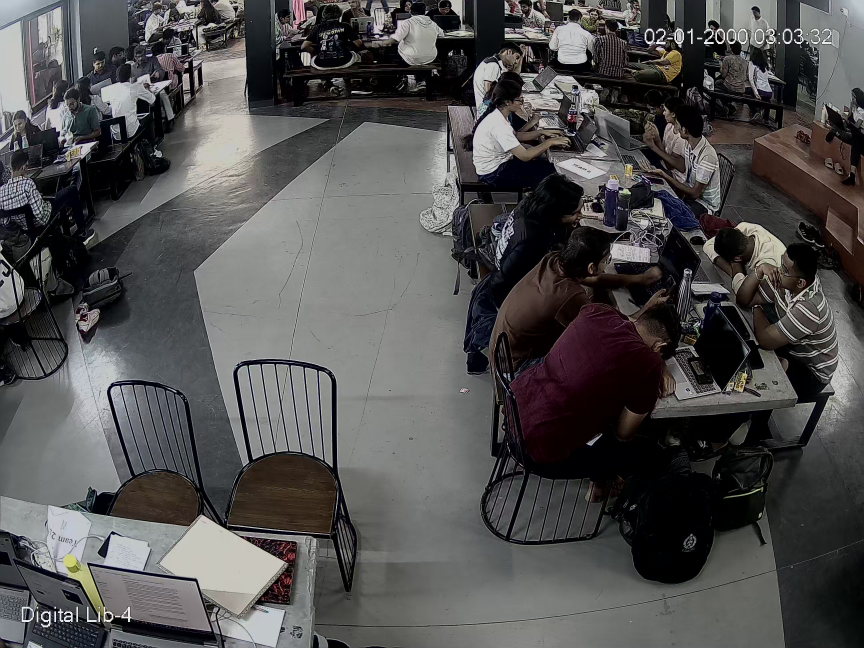
#> input picture evidence/snapshots/20260806_122437.jpg, 2592 x 1944 px (shown at 1/3 size)
$ python -i health_monitor.py   (imports and definitions only)   (older library calls are emulated)
#> lines starting #> are read from the running program, lines starting #| are printed output that depends on the picture
"""
Camera Health Monitor for CamShield
Detects VISUAL tampering directly from the video stream.

Output JSON:
{
    "health_score": float,      # 0.0 (dead) → 1.0 (perfect)
    "blur": bool,               # Laplacian variance drop
    "brightness": float,        # 0.0–1.0 mean pixel brightness
    "freeze": bool,             # SSIM too high for N frames
    "obstruction": bool,        # near-black or near-uniform frame
    "angle_tampered": bool,     # scene structure changed vs baseline
    "color_change": bool        # RGB channel distribution shifted
}

Pipeline position:
    Camera Feed → CameraHealthMonitor → Event Fusion
"""

import logging
import time
from collections import deque
from typing import Any, Deque, Dict, List, Optional, Tuple

import cv2
import numpy as np

logger = logging.getLogger(__name__)

# ---------------------------------------------------------------------------
# Defaults / tuneable constants
# ---------------------------------------------------------------------------
_BLUR_THRESHOLD          = 80.0     # Laplacian variance below this → blurry
_BRIGHTNESS_LOW          = 0.08     # mean/255 below this → too dark
_BRIGHTNESS_HIGH         = 0.92     # mean/255 above this → overexposed
_FREEZE_SSIM_THRESHOLD   = 0.997    # SSIM above this → frozen
_FREEZE_CONFIRM_FRAMES   = 8        # consecutive frozen frames to confirm
_OBSTRUCTION_STD_THRESH  = 8.0      # pixel std-dev below this → blocked
_ANGLE_SSIM_THRESHOLD    = 0.55     # SSIM vs baseline below this → angle changed
_COLOR_SHIFT_THRESHOLD   = 25.0     # per-channel mean shift vs baseline (0-255)

# Score penalty per active issue (sum subtracted from 1.0)
_ISSUE_PENALTIES = {
    "blur":          0.20,
    "freeze":        0.35,
    "obstruction":   0.40,
    "angle_tampered":0.30,
    "color_change":  0.15,
    "brightness":    0.10,
}


# [14 lines left out: function _ssim_gray, not called in this run]


class CameraHealthMonitor:
    """
    Visual-layer camera health checker.

    Usage
    -----
    >>> monitor = CameraHealthMonitor()
    >>> monitor.set_baseline(first_good_frame)   # optional but recommended
    >>> report = monitor.check(frame)
    >>> print(report)   # dict matching the spec
    """

    def __init__(
        self,
        blur_threshold:           float = _BLUR_THRESHOLD,
        brightness_low:           float = _BRIGHTNESS_LOW,
        brightness_high:          float = _BRIGHTNESS_HIGH,
        freeze_ssim_threshold:    float = _FREEZE_SSIM_THRESHOLD,
        freeze_confirm_frames:    int   = _FREEZE_CONFIRM_FRAMES,
        obstruction_std_threshold:float = _OBSTRUCTION_STD_THRESH,
        angle_ssim_threshold:     float = _ANGLE_SSIM_THRESHOLD,
        color_shift_threshold:    float = _COLOR_SHIFT_THRESHOLD,
    ) -> None:
        self.blur_threshold            = blur_threshold
        self.brightness_low            = brightness_low
        self.brightness_high           = brightness_high
        self.freeze_ssim_threshold     = freeze_ssim_threshold
        self.freeze_confirm_frames     = freeze_confirm_frames
        self.obstruction_std_threshold = obstruction_std_threshold
        self.angle_ssim_threshold      = angle_ssim_threshold
        self.color_shift_threshold     = color_shift_threshold

        # Internal state
        self._prev_gray:        Optional[np.ndarray] = None
        self._baseline_gray:    Optional[np.ndarray] = None
        self._baseline_bgr_means: Optional[np.ndarray] = None   # [B, G, R]
        self._freeze_streak:    int = 0

    # ------------------------------------------------------------------
    # Baseline
    # ------------------------------------------------------------------

    # [11 lines left out: function set_baseline, not called in this run]

    # ------------------------------------------------------------------
    # Main check
    # ------------------------------------------------------------------

    def check(self, frame: Optional[np.ndarray]) -> Dict[str, Any]:
        """
        Evaluate one frame and return the camera_health dict.

        Parameters
        ----------
        frame : BGR np.ndarray or None (None = disconnected / read failure)

        Returns
        -------
        dict  matching the CamShield camera_health schema
        """
        if frame is None or not isinstance(frame, np.ndarray) or frame.size == 0:
            return self._disconnected_report()

        gray = self._to_gray(frame)
        small_gray = cv2.resize(gray, (320, 240))

        # -- Individual checks -------------------------------------------
        blur        = self._check_blur(gray)
        brightness  = self._check_brightness(gray)
        freeze      = self._check_freeze(small_gray)
        obstruction = self._check_obstruction(gray)
        angle_tampered = self._check_angle(small_gray)
        color_change   = self._check_color(frame)

        # -- Brightness flag (outside normal window) ----------------------
        brightness_flag = (brightness < self.brightness_low or
                           brightness > self.brightness_high)

        # -- Health score -------------------------------------------------
        active_issues = {
            "blur":           blur,
            "freeze":         freeze,
            "obstruction":    obstruction,
            "angle_tampered": angle_tampered,
            "color_change":   color_change,
            "brightness":     brightness_flag,
        }
        penalty = sum(v for k, v in _ISSUE_PENALTIES.items() if active_issues.get(k, False))
        health_score = round(max(0.0, 1.0 - penalty), 3)

        report: Dict[str, Any] = {
            "health_score":   health_score,
            "blur":           blur,
            "brightness":     round(brightness, 4),
            "freeze":         freeze,
            "obstruction":    obstruction,
            "angle_tampered": angle_tampered,
            "color_change":   color_change,
            "timestamp":      time.time(),
        }

        if health_score < 1.0:
            issues = [k for k, v in active_issues.items() if v]
            logger.warning(f"[HEALTH] issues={issues}  score={health_score}")

        # Update prev frame for next call
        self._prev_gray = small_gray
        return report

    # [5 lines left out: function reset, not called in this run]

    # ------------------------------------------------------------------
    # Individual detectors
    # ------------------------------------------------------------------

    def _check_blur(self, gray: np.ndarray) -> bool:
        """Laplacian variance — low variance = blurry / lens smeared."""
        variance = cv2.Laplacian(gray, cv2.CV_64F).var()
        return bool(variance < self.blur_threshold)

    def _check_brightness(self, gray: np.ndarray) -> float:
        """Mean pixel brightness normalised to 0–1."""
        return float(np.mean(gray)) / 255.0

    def _check_freeze(self, small_gray: np.ndarray) -> bool:
        """SSIM between current and previous frame — near 1.0 = frozen."""
        if self._prev_gray is None or self._prev_gray.shape != small_gray.shape:
            return False
        ssim = _ssim_gray(small_gray, self._prev_gray)
        if ssim >= self.freeze_ssim_threshold:
            self._freeze_streak += 1
        else:
            self._freeze_streak = 0
        return self._freeze_streak >= self.freeze_confirm_frames

    def _check_obstruction(self, gray: np.ndarray) -> bool:
        """
        Near-uniform or near-black frame = lens blocked.
        Uses pixel std-dev: very low std means almost flat image.
        """
        std = float(np.std(gray))
        mean = float(np.mean(gray))
        # Either extremely low std (uniform colour) or very dark
        return std < self.obstruction_std_threshold or mean < 8.0

    def _check_angle(self, small_gray: np.ndarray) -> bool:
        """SSIM vs baseline — scene structure changed = camera moved."""
        if self._baseline_gray is None:
            return False
        if self._baseline_gray.shape != small_gray.shape:
            baseline = cv2.resize(self._baseline_gray, (small_gray.shape[1], small_gray.shape[0]))
        else:
            baseline = self._baseline_gray
        ssim = _ssim_gray(small_gray, baseline)
        return bool(ssim < self.angle_ssim_threshold)

    def _check_color(self, frame: np.ndarray) -> bool:
        """Per-channel mean shift vs baseline — abnormal colour cast."""
        if self._baseline_bgr_means is None:
            return False
        current_means = np.array(
            [np.mean(frame[:, :, c]) for c in range(3)], dtype=np.float32
        )
        shift = np.max(np.abs(current_means - self._baseline_bgr_means))
        return bool(shift > self.color_shift_threshold)

    # ------------------------------------------------------------------
    # Helpers
    # ------------------------------------------------------------------

    @staticmethod
    def _to_gray(frame: np.ndarray) -> np.ndarray:
        if len(frame.shape) == 2:
            return frame
        return cv2.cvtColor(frame, cv2.COLOR_BGR2GRAY)

    # [13 lines left out: function _disconnected_report, not called in this run]


# ---------------------------------------------------------------------------
# Smoke test
# ---------------------------------------------------------------------------
# [38 lines not run here, left out]

>>> import cv2
>>> picture = cv2.imread('../evidence/snapshots/20260806_122437.jpg')
#> picture is the input picture: shape (1944, 2592, 3); mean B, G, R 79.9, 80, 81.1
>>> result = CameraHealthMonitor().check(picture)
#> in check, `small_gray = cv2.resize(gray, (320, 240))`:
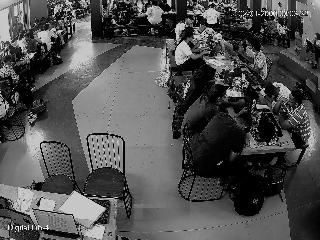
#> small_gray: shape (240, 320); min 0, max 251, mean 80
#> in _check_blur, `variance = cv2.Laplacian(gray, cv2.CV_64F).var()`: variance = 1433.9
#> in check, `blur        = self._check_blur(gray)`: blur = False
#> in check, `brightness  = self._check_brightness(gray)`: brightness = 0.315
#> in check, `freeze      = self._check_freeze(small_gray)`: freeze = False
#> in _check_obstruction, `std = float(np.std(gray))`: std = 60.67
#> in _check_obstruction, `mean = float(np.mean(gray))`: mean = 80.27
#> in check, `obstruction = self._check_obstruction(gray)`: obstruction = False
#> in check, `active_issues = { "blur":           blur, "freeze":         freeze, "o..`: active_issues = {'blur': False, 'freeze': False, 'obstruction': False, 'angle_tampered': False, 'color_change': False, 'brightness': False}
#> in check, `penalty = sum(v for k, v in _ISSUE_PENALTIES.items() if active_issues...`: penalty = 0
#> in check, `health_score = round(max(0.0, 1.0 - penalty), 3)`: health_score = 1
#> result = {'health_score': 1, 'blur': False, 'brightness': 0.315, 'freeze': False, 'obstruction': False, 'angle_tampered': False, 'color_change': False, 'timestamp': 1.8e+09}

$ run again, on evidence/snapshots/20260806_122941.jpg
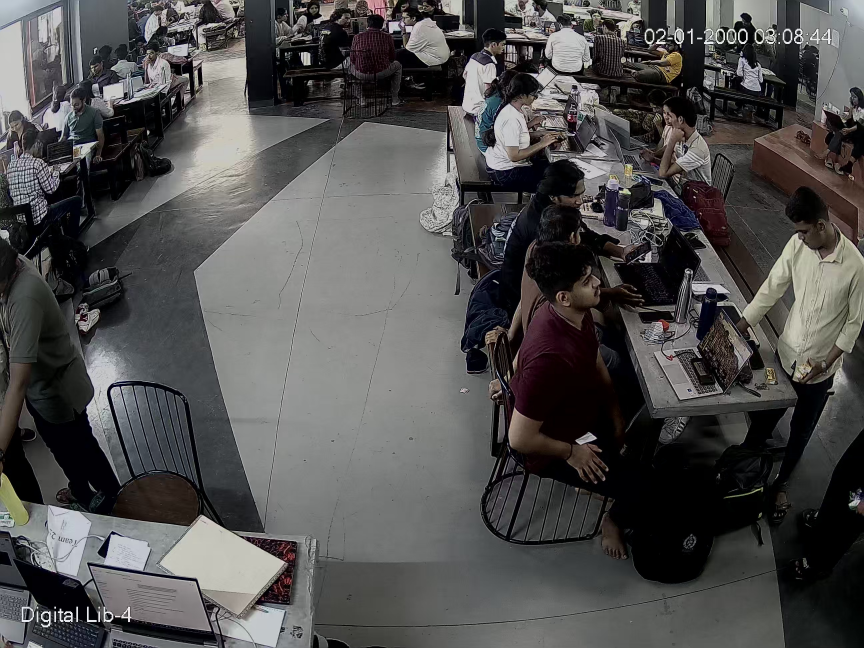
#> input picture evidence/snapshots/20260806_122941.jpg, 2592 x 1944 px (shown at 1/3 size)
#> picture is the input picture: shape (1944, 2592, 3); mean B, G, R 78.8, 79.1, 80
#> in check, `small_gray = cv2.resize(gray, (320, 240))`:
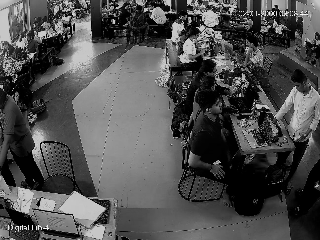
#> small_gray: shape (240, 320); min 0, max 253, mean 79.2
#> variance = 1283.1
#> blur = False
#> brightness = 0.311
#> freeze = False
#> std = 60.82
#> mean = 79.31
#> obstruction = False
#> active_issues = {'blur': False, 'freeze': False, 'obstruction': False, 'angle_tampered': False, 'color_change': False, 'brightness': False}
#> penalty = 0
#> health_score = 1
#> result = {'health_score': 1, 'blur': False, 'brightness': 0.311, 'freeze': False, 'obstruction': False, 'angle_tampered': False, 'color_change': False, 'timestamp': 1.8e+09}
